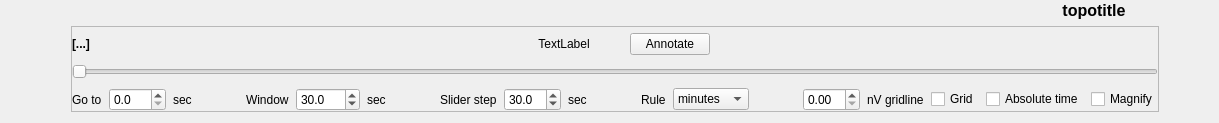
      <widget class="QWidget" name="layoutWidget">
       <layout class="QGridLayout" name="gridLayout_21">
        <property name="topMargin">
         <number>0</number>
        </property>
        <property name="rightMargin">
         <number>0</number>
        </property>
        <item row="0" column="1">
         <widget class="QWidget" name="_topoW" native="true">
          <property name="minimumSize">
           <size>
            <width>250</width>
            <height>0</height>
           </size>
          </property>
          <property name="maximumSize">
           <size>
            <width>300</width>
            <height>16777215</height>
           </size>
          </property>
          <layout class="QVBoxLayout" name="verticalLayout_31">
           <property name="spacing">
            <number>0</number>
           </property>
           <property name="leftMargin">
            <number>0</number>
           </property>
           <property name="topMargin">
            <number>0</number>
           </property>
           <property name="rightMargin">
            <number>0</number>
           </property>
           <property name="bottomMargin">
            <number>0</number>
           </property>
           <item>
            <layout class="QVBoxLayout" name="_topoLayout">
             <property name="topMargin">
              <number>0</number>
             </property>
             <item>
              <widget class="QLabel" name="_topoTitle">
               <property name="maximumSize">
                <size>
                 <width>16777215</width>
                 <height>40</height>
                </size>
               </property>
               <property name="font">
                <font>
                 <pointsize>12</pointsize>
                 <weight>75</weight>
                 <bold>true</bold>
                 <stylestrategy>PreferDefault</stylestrategy>
                 <kerning>true</kerning>
                </font>
               </property>
               <property name="text">
                <string>topotitle</string>
               </property>
               <property name="alignment">
                <set>Qt::AlignCenter</set>
               </property>
              </widget>
             </item>
            </layout>
           </item>
          </layout>
         </widget>
        </item>
        <item row="0" column="0">
         <spacer name="horizontalSpacer_13">
          <property name="orientation">
           <enum>Qt::Horizontal</enum>
          </property>
          <property name="sizeHint" stdset="0">
           <size>
            <width>40</width>
            <height>20</height>
           </size>
          </property>
         </spacer>
        </item>
        <item row="1" column="0" colspan="2">
         <layout class="QHBoxLayout" name="horizontalLayout_3">
          <property name="spacing">
           <number>6</number>
          </property>
          <property name="leftMargin">
           <number>20</number>
          </property>
          <property name="topMargin">
           <number>0</number>
          </property>
          <property name="rightMargin">
           <number>20</number>
          </property>
          <property name="bottomMargin">
           <number>0</number>
          </property>
          <item>
           <spacer name="horizontalSpacer_17">
            <property name="orientation">
             <enum>Qt::Horizontal</enum>
            </property>
            <property name="sizeHint" stdset="0">
             <size>
              <width>40</width>
              <height>20</height>
             </size>
            </property>
           </spacer>
          </item>
          <item>
           <widget class="QFrame" name="_slFrame">
            <property name="minimumSize">
             <size>
              <width>0</width>
              <height>0</height>
             </size>
            </property>
            <property name="frameShape">
             <enum>QFrame::StyledPanel</enum>
            </property>
            <property name="frameShadow">
             <enum>QFrame::Raised</enum>
            </property>
            <layout class="QVBoxLayout" name="verticalLayout_15">
             <property name="spacing">
              <number>0</number>
             </property>
             <property name="leftMargin">
              <number>0</number>
             </property>
             <property name="topMargin">
              <number>0</number>
             </property>
             <property name="rightMargin">
              <number>0</number>
             </property>
             <property name="bottomMargin">
              <number>0</number>
             </property>
             <item>
              <layout class="QGridLayout" name="gridLayout_7">
               <property name="topMargin">
                <number>0</number>
               </property>
               <property name="horizontalSpacing">
                <number>7</number>
               </property>
               <property name="verticalSpacing">
                <number>9</number>
               </property>
               <item row="2" column="5">
                <widget class="QDoubleSpinBox" name="_SigWin">
                 <property name="decimals">
                  <number>1</number>
                 </property>
                 <property name="maximum">
                  <double>1000.000000000000000</double>
                 </property>
                 <property name="value">
                  <double>30.000000000000000</double>
                 </property>
                </widget>
               </item>
               <item row="2" column="6">
                <widget class="QLabel" name="label_4">
                 <property name="text">
                  <string>sec</string>
                 </property>
                </widget>
               </item>
               <item row="2" column="12">
                <widget class="QLabel" name="label_31">
                 <property name="text">
                  <string>Rule</string>
                 </property>
                </widget>
               </item>
               <item row="2" column="7">
                <spacer name="horizontalSpacer_5">
                 <property name="orientation">
                  <enum>Qt::Horizontal</enum>
                 </property>
                 <property name="sizeType">
                  <enum>QSizePolicy::Expanding</enum>
                 </property>
                 <property name="sizeHint" stdset="0">
                  <size>
                   <width>40</width>
                   <height>20</height>
                  </size>
                 </property>
                </spacer>
               </item>
               <item row="2" column="18">
                <widget class="QCheckBox" name="_slAbsTime">
                 <property name="text">
                  <string>Absolute time</string>
                 </property>
                </widget>
               </item>
               <item row="2" column="19">
                <widget class="QCheckBox" name="_slMagnify">
                 <property name="text">
                  <string>Magnify</string>
                 </property>
                </widget>
               </item>
               <item row="2" column="0">
                <widget class="QLabel" name="label">
                 <property name="text">
                  <string>Go to</string>
                 </property>
                </widget>
               </item>
               <item row="2" column="8">
                <widget class="QLabel" name="label_5">
                 <property name="text">
                  <string>Slider step</string>
                 </property>
                </widget>
               </item>
               <item row="2" column="3">
                <spacer name="horizontalSpacer_4">
                 <property name="orientation">
                  <enum>Qt::Horizontal</enum>
                 </property>
                 <property name="sizeType">
                  <enum>QSizePolicy::Maximum</enum>
                 </property>
                 <property name="sizeHint" stdset="0">
                  <size>
                   <width>40</width>
                   <height>20</height>
                  </size>
                 </property>
                </spacer>
               </item>
               <item row="2" column="11">
                <spacer name="horizontalSpacer_6">
                 <property name="orientation">
                  <enum>Qt::Horizontal</enum>
                 </property>
                 <property name="sizeHint" stdset="0">
                  <size>
                   <width>40</width>
                   <height>20</height>
                  </size>
                 </property>
                </spacer>
               </item>
               <item row="2" column="10">
                <widget class="QLabel" name="label_6">
                 <property name="text">
                  <string>sec</string>
                 </property>
                </widget>
               </item>
               <item row="2" column="9">
                <widget class="QDoubleSpinBox" name="_SigSlStep">
                 <property name="decimals">
                  <number>1</number>
                 </property>
                 <property name="minimum">
                  <double>0.100000000000000</double>
                 </property>
                 <property name="value">
                  <double>30.000000000000000</double>
                 </property>
                </widget>
               </item>
               <item row="1" column="0" colspan="20">
                <widget class="QSlider" name="_SlVal">
                 <property name="orientation">
                  <enum>Qt::Horizontal</enum>
                 </property>
                 <property name="tickPosition">
                  <enum>QSlider::NoTicks</enum>
                 </property>
                 <property name="tickInterval">
                  <number>10</number>
                 </property>
                </widget>
               </item>
               <item row="2" column="17">
                <widget class="QCheckBox" name="_slGrid">
                 <property name="text">
                  <string>Grid</string>
                 </property>
                 <property name="checked">
                  <bool>false</bool>
                 </property>
                </widget>
               </item>
               <item row="2" column="2">
                <widget class="QLabel" name="label_12">
                 <property name="text">
                  <string>sec</string>
                 </property>
                </widget>
               </item>
               <item row="2" column="4">
                <widget class="QLabel" name="label_3">
                 <property name="text">
                  <string>Window</string>
                 </property>
                </widget>
               </item>
               <item row="0" column="0" colspan="20">
                <layout class="QHBoxLayout" name="horizontalLayout_22">
                 <property name="topMargin">
                  <number>6</number>
                 </property>
                 <item>
                  <widget class="QLabel" name="_txtCursor">
                   <property name="font">
                    <font>
                     <weight>75</weight>
                     <bold>true</bold>
                     <stylestrategy>PreferDefault</stylestrategy>
                     <kerning>true</kerning>
                    </font>
                   </property>
                   <property name="text">
                    <string>[...]</string>
                   </property>
                  </widget>
                 </item>
                 <item>
                  <spacer name="horizontalSpacer_18">
                   <property name="orientation">
                    <enum>Qt::Horizontal</enum>
                   </property>
                   <property name="sizeHint" stdset="0">
                    <size>
                     <width>40</width>
                     <height>20</height>
                    </size>
                   </property>
                  </spacer>
                 </item>
                 <item>
                  <widget class="QLabel" name="_SlText">
                   <property name="text">
                    <string>TextLabel</string>
                   </property>
                   <property name="alignment">
                    <set>Qt::AlignCenter</set>
                   </property>
                   <property name="margin">
                    <number>0</number>
                   </property>
                  </widget>
                 </item>
                 <item>
                  <spacer name="horizontalSpacer_33">
                   <property name="orientation">
                    <enum>Qt::Horizontal</enum>
                   </property>
                   <property name="sizeType">
                    <enum>QSizePolicy::Minimum</enum>
                   </property>
                   <property name="sizeHint" stdset="0">
                    <size>
                     <width>40</width>
                     <height>20</height>
                    </size>
                   </property>
                  </spacer>
                 </item>
                 <item>
                  <widget class="QPushButton" name="_AnnotateRun">
                   <property name="text">
                    <string>Annotate</string>
                   </property>
                  </widget>
                 </item>
                 <item>
                  <spacer name="horizontalSpacer_29">
                   <property name="orientation">
                    <enum>Qt::Horizontal</enum>
                   </property>
                   <property name="sizeHint" stdset="0">
                    <size>
                     <width>40</width>
                     <height>20</height>
                    </size>
                   </property>
                  </spacer>
                 </item>
                </layout>
               </item>
               <item row="2" column="15">
                <widget class="QDoubleSpinBox" name="_SignV"/>
               </item>
               <item row="2" column="1">
                <widget class="QDoubleSpinBox" name="_SlGoto">
                 <property name="decimals">
                  <number>1</number>
                 </property>
                </widget>
               </item>
               <item row="2" column="14">
                <spacer name="horizontalSpacer_3">
                 <property name="orientation">
                  <enum>Qt::Horizontal</enum>
                 </property>
                 <property name="sizeHint" stdset="0">
                  <size>
                   <width>40</width>
                   <height>20</height>
                  </size>
                 </property>
                </spacer>
               </item>
               <item row="2" column="13">
                <widget class="QComboBox" name="_slRules">
                 <property name="currentIndex">
                  <number>1</number>
                 </property>
                 <item>
                  <property name="text">
                   <string>seconds</string>
                  </property>
                 </item>
                 <item>
                  <property name="text">
                   <string>minutes</string>
                  </property>
                 </item>
                 <item>
                  <property name="text">
                   <string>hours</string>
                  </property>
                 </item>
                </widget>
               </item>
               <item row="2" column="16">
                <widget class="QLabel" name="label_2">
                 <property name="text">
                  <string>nV gridline</string>
                 </property>
                </widget>
               </item>
              </layout>
             </item>
            </layout>
           </widget>
          </item>
          <item>
           <spacer name="horizontalSpacer_16">
            <property name="orientation">
             <enum>Qt::Horizontal</enum>
            </property>
            <property name="sizeHint" stdset="0">
             <size>
              <width>40</width>
              <height>20</height>
             </size>
            </property>
           </spacer>
          </item>
         </layout>
        </item>
       </layout>
      </widget>
